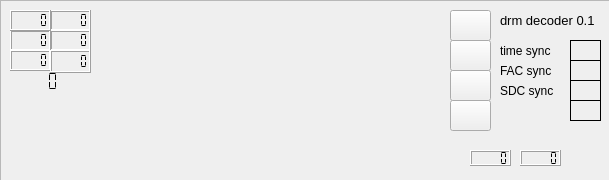
<?xml version="1.0" encoding="UTF-8"?>
<ui version="4.0">
 <class>Form</class>
 <widget class="QWidget" name="Form">
  <property name="geometry">
   <rect>
    <x>0</x>
    <y>0</y>
    <width>609</width>
    <height>180</height>
   </rect>
  </property>
  <property name="windowTitle">
   <string>Form</string>
  </property>
  <widget class="QFrame" name="frame">
   <property name="geometry">
    <rect>
     <x>0</x>
     <y>0</y>
     <width>661</width>
     <height>181</height>
    </rect>
   </property>
   <property name="frameShape">
    <enum>QFrame::StyledPanel</enum>
   </property>
   <property name="frameShadow">
    <enum>QFrame::Raised</enum>
   </property>
   <widget class="QLabel" name="label">
    <property name="geometry">
     <rect>
      <x>500</x>
      <y>10</y>
      <width>101</width>
      <height>21</height>
     </rect>
    </property>
    <property name="font">
     <font>
      <pointsize>10</pointsize>
     </font>
    </property>
    <property name="text">
     <string>drm decoder 0.1</string>
    </property>
   </widget>
   <widget class="QLCDNumber" name="show_int_offset">
    <property name="geometry">
     <rect>
      <x>50</x>
      <y>10</y>
      <width>41</width>
      <height>21</height>
     </rect>
    </property>
    <property name="segmentStyle">
     <enum>QLCDNumber::Flat</enum>
    </property>
   </widget>
   <widget class="QwtPlot" name="iqDisplay">
    <property name="geometry">
     <rect>
      <x>100</x>
      <y>10</y>
      <width>341</width>
      <height>131</height>
     </rect>
    </property>
   </widget>
   <widget class="QLCDNumber" name="show_small_offset">
    <property name="geometry">
     <rect>
      <x>50</x>
      <y>30</y>
      <width>41</width>
      <height>21</height>
     </rect>
    </property>
    <property name="segmentStyle">
     <enum>QLCDNumber::Flat</enum>
    </property>
   </widget>
   <widget class="QLabel" name="timeSyncLabel">
    <property name="geometry">
     <rect>
      <x>570</x>
      <y>40</y>
      <width>31</width>
      <height>21</height>
     </rect>
    </property>
    <property name="frameShape">
     <enum>QFrame::Box</enum>
    </property>
    <property name="text">
     <string/>
    </property>
   </widget>
   <widget class="QLabel" name="label_2">
    <property name="geometry">
     <rect>
      <x>500</x>
      <y>40</y>
      <width>66</width>
      <height>21</height>
     </rect>
    </property>
    <property name="text">
     <string>time sync</string>
    </property>
   </widget>
   <widget class="QLabel" name="facSyncLabel">
    <property name="geometry">
     <rect>
      <x>570</x>
      <y>60</y>
      <width>31</width>
      <height>21</height>
     </rect>
    </property>
    <property name="frameShape">
     <enum>QFrame::Box</enum>
    </property>
    <property name="text">
     <string/>
    </property>
   </widget>
   <widget class="QLabel" name="label_3">
    <property name="geometry">
     <rect>
      <x>500</x>
      <y>60</y>
      <width>66</width>
      <height>21</height>
     </rect>
    </property>
    <property name="text">
     <string>FAC sync</string>
    </property>
   </widget>
   <widget class="QLabel" name="modeIndicator">
    <property name="geometry">
     <rect>
      <x>70</x>
      <y>100</y>
      <width>31</width>
      <height>21</height>
     </rect>
    </property>
    <property name="frameShape">
     <enum>QFrame::NoFrame</enum>
    </property>
    <property name="text">
     <string/>
    </property>
   </widget>
   <widget class="QLabel" name="sdcSyncLabel">
    <property name="geometry">
     <rect>
      <x>570</x>
      <y>80</y>
      <width>31</width>
      <height>21</height>
     </rect>
    </property>
    <property name="frameShape">
     <enum>QFrame::Box</enum>
    </property>
    <property name="text">
     <string/>
    </property>
   </widget>
   <widget class="QLabel" name="label_4">
    <property name="geometry">
     <rect>
      <x>500</x>
      <y>80</y>
      <width>64</width>
      <height>21</height>
     </rect>
    </property>
    <property name="text">
     <string>SDC sync</string>
    </property>
   </widget>
   <widget class="QLabel" name="stationLabel">
    <property name="geometry">
     <rect>
      <x>10</x>
      <y>150</y>
      <width>111</width>
      <height>21</height>
     </rect>
    </property>
    <property name="frameShape">
     <enum>QFrame::NoFrame</enum>
    </property>
    <property name="lineWidth">
     <number>0</number>
    </property>
    <property name="text">
     <string/>
    </property>
   </widget>
   <widget class="QLCDNumber" name="goodFrames">
    <property name="geometry">
     <rect>
      <x>520</x>
      <y>150</y>
      <width>41</width>
      <height>16</height>
     </rect>
    </property>
    <property name="segmentStyle">
     <enum>QLCDNumber::Flat</enum>
    </property>
   </widget>
   <widget class="QLCDNumber" name="badFrames">
    <property name="geometry">
     <rect>
      <x>470</x>
      <y>150</y>
      <width>41</width>
      <height>16</height>
     </rect>
    </property>
    <property name="segmentStyle">
     <enum>QLCDNumber::Flat</enum>
    </property>
   </widget>
   <widget class="QLabel" name="audioModelabel">
    <property name="geometry">
     <rect>
      <x>10</x>
      <y>131</y>
      <width>64</width>
      <height>20</height>
     </rect>
    </property>
    <property name="frameShape">
     <enum>QFrame::NoFrame</enum>
    </property>
    <property name="text">
     <string/>
    </property>
   </widget>
   <widget class="QLCDNumber" name="snrDisplay">
    <property name="geometry">
     <rect>
      <x>10</x>
      <y>70</y>
      <width>51</width>
      <height>23</height>
     </rect>
    </property>
    <property name="frameShape">
     <enum>QFrame::NoFrame</enum>
    </property>
    <property name="frameShadow">
     <enum>QFrame::Plain</enum>
    </property>
    <property name="lineWidth">
     <number>0</number>
    </property>
    <property name="segmentStyle">
     <enum>QLCDNumber::Flat</enum>
    </property>
   </widget>
   <widget class="QLabel" name="spectrumIndicator">
    <property name="geometry">
     <rect>
      <x>10</x>
      <y>100</y>
      <width>31</width>
      <height>21</height>
     </rect>
    </property>
    <property name="text">
     <string/>
    </property>
   </widget>
   <widget class="QLabel" name="messageLabel">
    <property name="geometry">
     <rect>
      <x>130</x>
      <y>150</y>
      <width>401</width>
      <height>21</height>
     </rect>
    </property>
    <property name="text">
     <string/>
    </property>
   </widget>
   <widget class="QPushButton" name="channel_1">
    <property name="geometry">
     <rect>
      <x>450</x>
      <y>10</y>
      <width>41</width>
      <height>31</height>
     </rect>
    </property>
    <property name="text">
     <string/>
    </property>
   </widget>
   <widget class="QPushButton" name="channel_2">
    <property name="geometry">
     <rect>
      <x>450</x>
      <y>40</y>
      <width>41</width>
      <height>31</height>
     </rect>
    </property>
    <property name="text">
     <string/>
    </property>
   </widget>
   <widget class="QPushButton" name="channel_3">
    <property name="geometry">
     <rect>
      <x>450</x>
      <y>70</y>
      <width>41</width>
      <height>31</height>
     </rect>
    </property>
    <property name="text">
     <string/>
    </property>
   </widget>
   <widget class="QPushButton" name="channel_4">
    <property name="geometry">
     <rect>
      <x>450</x>
      <y>100</y>
      <width>41</width>
      <height>31</height>
     </rect>
    </property>
    <property name="text">
     <string/>
    </property>
   </widget>
   <widget class="QLCDNumber" name="timeOffsetDisplay">
    <property name="geometry">
     <rect>
      <x>10</x>
      <y>30</y>
      <width>41</width>
      <height>21</height>
     </rect>
    </property>
    <property name="segmentStyle">
     <enum>QLCDNumber::Flat</enum>
    </property>
   </widget>
   <widget class="QLCDNumber" name="clockOffsetDisplay">
    <property name="geometry">
     <rect>
      <x>10</x>
      <y>50</y>
      <width>41</width>
      <height>21</height>
     </rect>
    </property>
    <property name="segmentStyle">
     <enum>QLCDNumber::Flat</enum>
    </property>
   </widget>
   <widget class="QLCDNumber" name="timeDelayDisplay">
    <property name="geometry">
     <rect>
      <x>10</x>
      <y>10</y>
      <width>41</width>
      <height>21</height>
     </rect>
    </property>
    <property name="segmentStyle">
     <enum>QLCDNumber::Flat</enum>
    </property>
   </widget>
   <widget class="QLCDNumber" name="angleDisplay">
    <property name="geometry">
     <rect>
      <x>50</x>
      <y>50</y>
      <width>41</width>
      <height>23</height>
     </rect>
    </property>
    <property name="segmentStyle">
     <enum>QLCDNumber::Flat</enum>
    </property>
   </widget>
   <widget class="QLabel" name="faadSyncLabel">
    <property name="geometry">
     <rect>
      <x>570</x>
      <y>100</y>
      <width>31</width>
      <height>21</height>
     </rect>
    </property>
    <property name="frameShape">
     <enum>QFrame::Box</enum>
    </property>
    <property name="text">
     <string/>
    </property>
   </widget>
  </widget>
 </widget>
 <customwidgets>
  <customwidget>
   <class>QwtPlot</class>
   <extends>QFrame</extends>
   <header>qwt_plot.h</header>
   <container>1</container>
  </customwidget>
 </customwidgets>
 <resources/>
 <connections/>
</ui>
